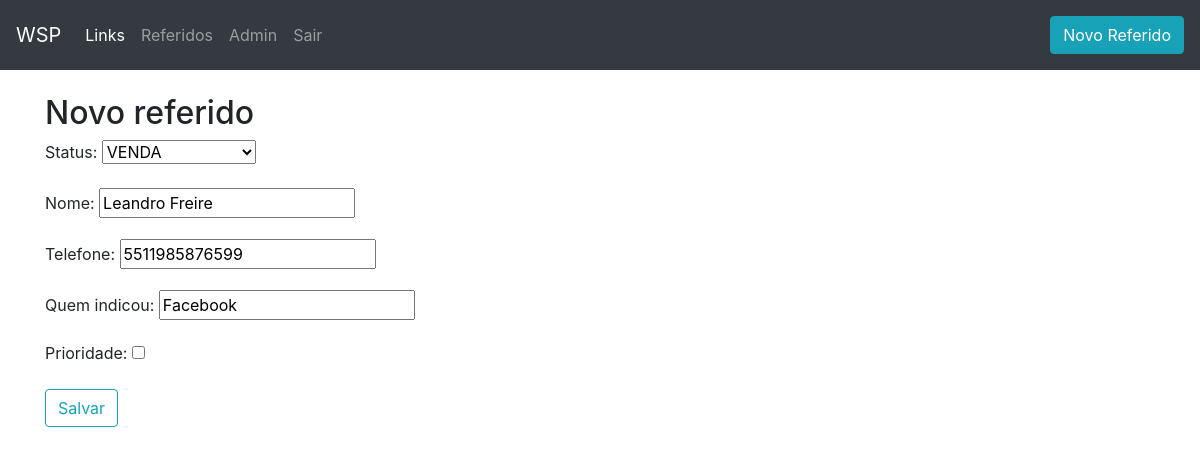
Screenshot of /referidos/4/edit (signed in) with the database file from the repository.
### referidos/models.py (models this page shows, shortened)
class Referido(models.Model):
    nome = models.CharField(max_length=200)
    telefone = models.CharField(max_length=200)
    prioridade = models.BooleanField()
    status = models.CharField(max_length=200, choices=STATUS_REFERIDOS, default='Iniciar')
    data_agendamento = models.DateTimeField(null=True, blank=True)
    quem_indicou = models.CharField(max_length=200, default='')

### referidos/views.py (the view)
# urls.py: path('referidos/<int:pk>/edit', views.referido_edit, name="referido_edit"),
@login_required
def referido_edit(request, pk):
    post = get_object_or_404(Referido, pk=pk)
    if request.method == "POST":
        form = ReferidoForm(request.POST, instance=post)
        if form.is_valid():
            referido = form.save(commit=False)
            referido.save()
            return redirect('referidos')
    else:
        form = ReferidoForm(instance=post)
    return render(request, 'referidos/referidos_form.html', {'form': form})

### referidos/forms.py
class ReferidoForm(forms.ModelForm):
    class Meta:
        model = Referido
        fields = {'quem_indicou', 'nome', 'telefone', 'prioridade', 'status'}

### referidos/templates/referidos/referidos_form.html (shortened to what this page needs)
{% extends 'referidos/base.html' %}
{% block content %}
    <h2>Novo referido</h2>
    <form method="POST" class="">
    <div class="form-group">
        {{ form.as_p }}
    </div>
        <button type="submit" class="save btn btn-outline-info">Salvar</button>
    </form>
{% endblock %}

### rows the page displays
Referido: status "VENDA", nome "Leandro Freire", telefone "5511985876599", quem_indicou "Facebook"
